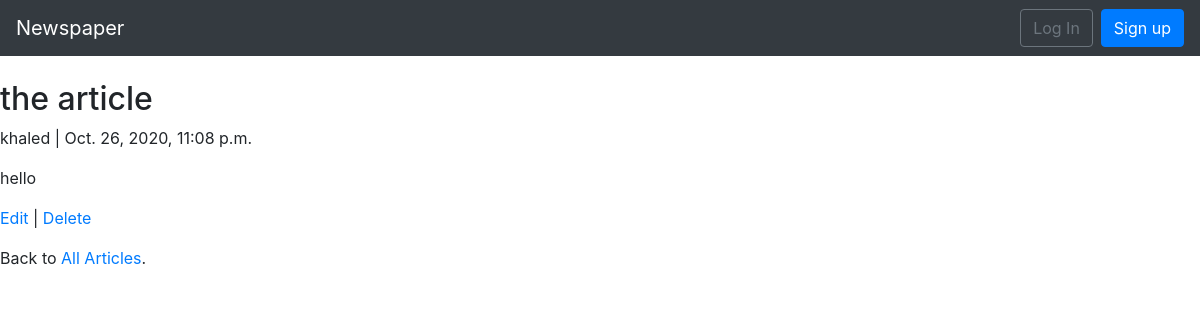
Page /articles/2/ on the committed database.
### articles/models.py (models this page shows, shortened)
class Article (models.Model):
    title = models.CharField(max_length=255)
    body = models.TextField()
    date = models.DateTimeField(auto_now_add=True)
    author = models.ForeignKey(get_user_model(), on_delete=models.CASCADE,)

### users/models.py (models this page shows)
class CustomUser (AbstractUser):
    age = models.PositiveIntegerField(null = True , blank = True)

### articles/views.py (the view)
# urls.py: path("<int:pk>/",ArticleDetailView.as_view(), name = "article_detail" ),
class ArticleDetailView (DetailView):
    model = Article
    template_name = "article_detail.html"

### templates/article_detail.html
{% extends 'base.html' %}
{% block content %}
    <div class="article-entry">
        <h2>{{ object.title }}</h2>
        <p>{{ object.author}} | {{ object.date }}</p>
        <p>{{ object.body }}</p>
    </div>
    <p><a href="{% url 'article_edit' article.pk %}">Edit</a> |
        <a href="{% url 'article_delete' article.pk %}">Delete</a>
    </p>
    <p>Back to <a href="{% url 'article_list' %}">All Articles</a>.</p>
{% endblock content %}

### rows in the picture
Article: title "the article", author "khaled", date "Oct. 26, 2020, 11:08 p.m.", body "hello"
